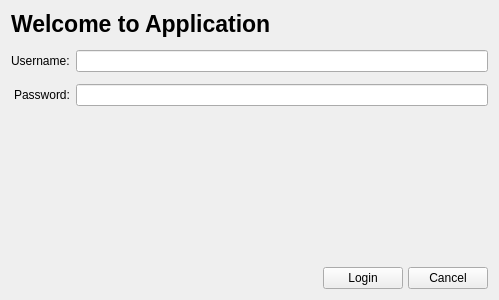
<?xml version="1.0" encoding="UTF-8"?>
<ui version="4.0">
 <class>MainWidget</class>
 <widget class="QWidget" name="MainWidget">
  <property name="geometry">
   <rect>
    <x>0</x>
    <y>0</y>
    <width>499</width>
    <height>300</height>
   </rect>
  </property>
  <property name="windowTitle">
   <string>MainWidget</string>
  </property>
  <layout class="QVBoxLayout" name="verticalLayout">
   <property name="spacing">
    <number>13</number>
   </property>
   <item>
    <widget class="QLabel" name="label">
     <property name="font">
      <font>
       <pointsize>17</pointsize>
       <weight>75</weight>
       <bold>true</bold>
      </font>
     </property>
     <property name="text">
      <string>Welcome to Application</string>
     </property>
    </widget>
   </item>
   <item>
    <layout class="QFormLayout" name="formLayout">
     <property name="labelAlignment">
      <set>Qt::AlignRight|Qt::AlignTrailing|Qt::AlignVCenter</set>
     </property>
     <property name="verticalSpacing">
      <number>12</number>
     </property>
     <item row="0" column="0">
      <widget class="QLabel" name="label_2">
       <property name="text">
        <string>Username:</string>
       </property>
      </widget>
     </item>
     <item row="0" column="1">
      <widget class="QLineEdit" name="lineEdit"/>
     </item>
     <item row="1" column="0">
      <widget class="QLabel" name="label_3">
       <property name="text">
        <string>Password:</string>
       </property>
      </widget>
     </item>
     <item row="1" column="1">
      <widget class="QLineEdit" name="lineEdit_2"/>
     </item>
    </layout>
   </item>
   <item>
    <spacer name="verticalSpacer">
     <property name="orientation">
      <enum>Qt::Vertical</enum>
     </property>
     <property name="sizeHint" stdset="0">
      <size>
       <width>20</width>
       <height>40</height>
      </size>
     </property>
    </spacer>
   </item>
   <item>
    <layout class="QHBoxLayout" name="horizontalLayout">
     <property name="spacing">
      <number>5</number>
     </property>
     <item>
      <spacer name="horizontalSpacer">
       <property name="orientation">
        <enum>Qt::Horizontal</enum>
       </property>
       <property name="sizeHint" stdset="0">
        <size>
         <width>40</width>
         <height>20</height>
        </size>
       </property>
      </spacer>
     </item>
     <item>
      <widget class="QPushButton" name="pushButton">
       <property name="text">
        <string>Login</string>
       </property>
      </widget>
     </item>
     <item>
      <widget class="QPushButton" name="pushButton_2">
       <property name="text">
        <string>Cancel</string>
       </property>
      </widget>
     </item>
    </layout>
   </item>
  </layout>
 </widget>
 <layoutdefault spacing="6" margin="11"/>
 <resources/>
 <connections/>
</ui>
